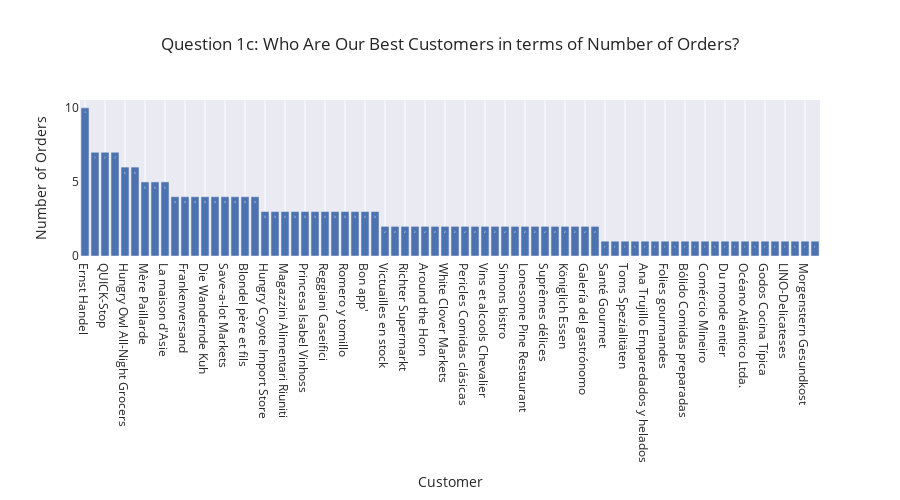

Write notebook code for a chart like this one.
### Code cell
# Plot Vertical Bar Chart:  Count of Orders by Customer  
fig = px.bar(df_orders_by_custname, 
             x='CustomerName', 
             y='OrderID',
             text='OrderID',
             width=900,
             height=500,
             #labels={},
             template='seaborn',
             title='Question 1c: Who Are Our Best Customers in terms of Number of Orders?')

fig.update_yaxes(showgrid=False,
                title_text='Number of Orders',
                tick0=0,
                dtick=5,
                 tickformat='.1s',
                 hoverformat=".2f")

fig.update_xaxes(title_text='Customer')

fig.update_traces(textposition='auto',
                 #texttemplate='.f'
                 )

### Figure 1 — Plotly figure (JSON) as saved in the notebook; plotly's stock layout.template omitted (floating-point values rounded to 4 significant figures)
{"data": [{"alignmentgroup": "True", "hoverlabel": {"namelength": 0}, "hovertemplate": "CustomerName=%{x}<br>OrderID=%{text}", "legendgroup": "", "marker": {"color": "rgb(76,114,176)"}, "name": "", "offsetgroup": "", "orientation": "v", "showlegend": false, "text": [10, 7, 7, 7, 6, 6, 5, 5, 5, 4, 4, 4, 4, 4, 4, 4, 4, 4, 3, 3, 3, 3, 3, 3, 3, 3, 3, 3, 3, 3, 2, 2, 2, 2, 2, 2, 2, 2, 2, 2, 2, 2, 2, 2, 2, 2, 2, 2, 2, 2, 2, 2, 1, 1, 1, 1, 1, 1, 1, 1, 1, 1, 1, 1, 1, 1, 1, 1, 1, 1, 1, 1, 1, 1], "textposition": "auto", "type": "bar", "x": ["Ernst Handel", "Rattlesnake Canyon Grocery", "QUICK-Stop", "Wartian Herkku", "Hungry Owl All-Night Grocers", "Split Rail Beer & Ale", "Mère Paillarde", "LILA-Supermercado", "La maison d'Asie", "Tortuga Restaurante", "Frankenversand", "Folk och fä HB", "Die Wandernde Kuh", "Old World Delicatessen", "Save-a-lot Markets", "Bottom-Dollar Marketse", "Blondel père et fils", "Que Delícia", "Hungry Coyote Import Store", "Seven Seas Imports", "Magazzini Alimentari Riuniti", "Piccolo und mehr", "Princesa Isabel Vinhoss", "Island Trading", "Reggiani Caseifici", "Lehmanns Marktstand", "Romero y tomillo", "Berglunds snabbköp", "Bon app'", "Familia Arquibaldo", "Victuailles en stock", "Drachenblut Delikatessend", "Richter Supermarkt", "Ricardo Adocicados", "Around the Horn", "Queen Cozinha", "White Clover Markets", "Wellington Importadora", "Pericles Comidas clásicas", "Chop-suey Chinese", "Vins et alcools Chevalier", "HILARIÓN-Abastos", "Simons bistro", "Eastern Connection", "Lonesome Pine Restaurant", "Vaffeljernet", "Suprêmes délices", "Tradição Hipermercados", "Königlich Essen", "Furia Bacalhau e Frutos do Mar", "Galería del gastrónomo", "Hanari Carnes", "Santé Gourmet", "Wilman Kala", "Toms Spezialitäten", "The Big Cheese", "Ana Trujillo Emparedados y helados", "Ottilies Käseladen", "Folies gourmandes", "B's Beverages", "Bólido Comidas preparadas", "Centro comercial Moctezuma", "Comércio Mineiro", "Consolidated Holdings", "Du monde entier", "Franchi S.p.A.", "Océano Atlántico Ltda.", "GROSELLA-Restaurante", "Godos Cocina Típica", "Gourmet Lanchonetes", "LINO-Delicateses", "Antonio Moreno Taquería", "Morgenstern Gesundkost", "Wolski"], "xaxis": "x", "y": [10, 7, 7, 7, 6, 6, 5, 5, 5, 4, 4, 4, 4, 4, 4, 4, 4, 4, 3, 3, 3, 3, 3, 3, 3, 3, 3, 3, 3, 3, 2, 2, 2, 2, 2, 2, 2, 2, 2, 2, 2, 2, 2, 2, 2, 2, 2, 2, 2, 2, 2, 2, 1, 1, 1, 1, 1, 1, 1, 1, 1, 1, 1, 1, 1, 1, 1, 1, 1, 1, 1, 1, 1, 1], "yaxis": "y"}], "layout": {"barmode": "relative", "height": 500, "legend": {"tracegroupgap": 0}, "title": {"text": "Question 1c: Who Are Our Best Customers in terms of Number of Orders?"}, "width": 900, "xaxis": {"anchor": "y", "domain": [0, 1], "title": {"text": "Customer"}}, "yaxis": {"anchor": "x", "domain": [0, 1], "dtick": 5, "hoverformat": ".2f", "showgrid": false, "tick0": 0, "tickformat": ".1s", "title": {"text": "Number of Orders"}}}}
